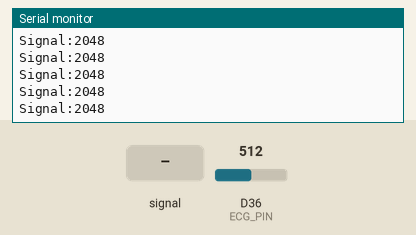
Simulated run of this sketch. Board: Arduino Due. On the bench: the last lines printed to the serial monitor. Inputs (shaded band) come from the test bench; at power-on: D36 (ECG_PIN) = 512 (analog values on the 0–1023 scale).

Above: at 1.2 s.
1.3 s: D36 (ECG_PIN) fed a 200 Hz sine of ±81 counts around its level
At 2.3 s:
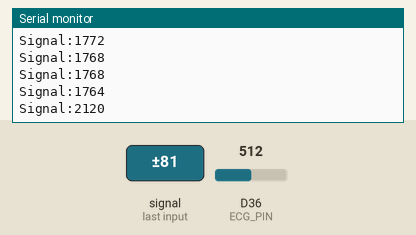
2.8 s: D36 (ECG_PIN) set to 716
At 3.3 s:
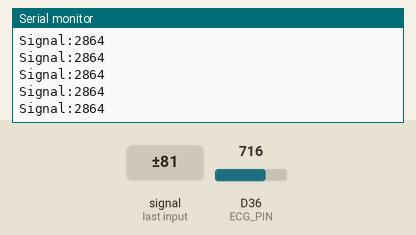
4.3 s: D36 (ECG_PIN) fed a 1000 Hz sine of ±255 counts around its level
At 5.2 s:
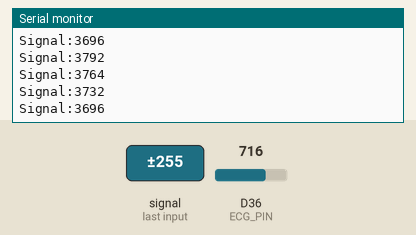
5.8 s: D36 (ECG_PIN) set to 900
At 6.5 s:
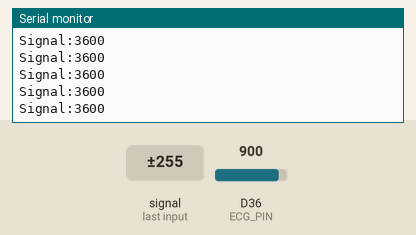
Timing chart, 0 to 8.3 s (numbered marks = the images above; inputs shaded):
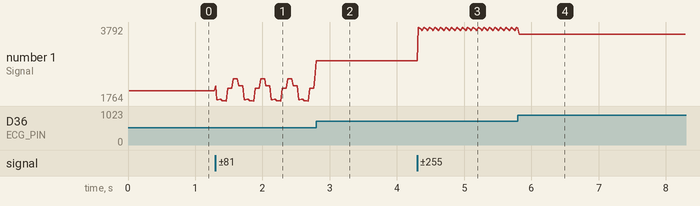

Measured:
- after the input at 1.3 s, the serial monitor: prints a new line at once (image 1)
- after the input at 2.8 s, the serial monitor: prints a new line at once (image 2)
- after the input at 4.3 s, the serial monitor: prints a new line at once (image 3)
- after the input at 5.8 s, the serial monitor: prints a new line at once (image 4)
- plotted number 1: 2048 → 2372 after the input at 1.3 s, 2372 → 2864 after the input at 2.8 s, 2864 → 3764 after the input at 4.3 s, 3764 → 3600 after the input at 5.8 s

The sketch:

ECG_Project.ino
```cpp
/*
#define ECG_PIN 36
#define INTERVAL 20

unsigned long lastTime = 0;

void setup() {
  Serial.begin(115200);
  analogReadResolution(12);
  pinMode(ECG_PIN, INPUT);
}

void loop() {
  if (millis() - lastTime >= INTERVAL) {
    lastTime = millis();
    int rawValue = analogRead(ECG_PIN);

    Serial.print("Signal:");
    Serial.println(rawValue);
  }
}
*/

#define ECG_PIN 36   // Định nghĩa chân Analog Input (GPIO 36 - VP)
#define INTERVAL 20  // Khoảng thời gian lấy mẫu: 20ms (tương ứng tần số 50Hz)

unsigned long lastTime = 0; // Biến lưu trữ mốc thời gian lấy mẫu cuối cùng

void setup() {
  Serial.begin(115200);        // Khởi tạo giao tiếp Serial tốc độ cao 115200 baud
  analogReadResolution(12);    // Thiết lập độ phân giải ADC 12-bit (0 - 4095)
  pinMode(ECG_PIN, INPUT);     // Thiết lập chân ECG_PIN làm đầu vào tín hiệu
}

void loop() {
  // Kỹ thuật lập trình không chặn (Non-blocking) sử dụng hàm millis()
  if (millis() - lastTime >= INTERVAL) {
    lastTime = millis();       // Cập nhật lại mốc thời gian cho lần lấy mẫu kế tiếp

    int rawValue = analogRead(ECG_PIN); // Đọc giá trị điện áp từ mạch Analog

    // Xuất dữ liệu theo định dạng Serial Plotter để vẽ biểu đồ
    Serial.print("Signal:");
    Serial.println(rawValue);
  }
}
```
